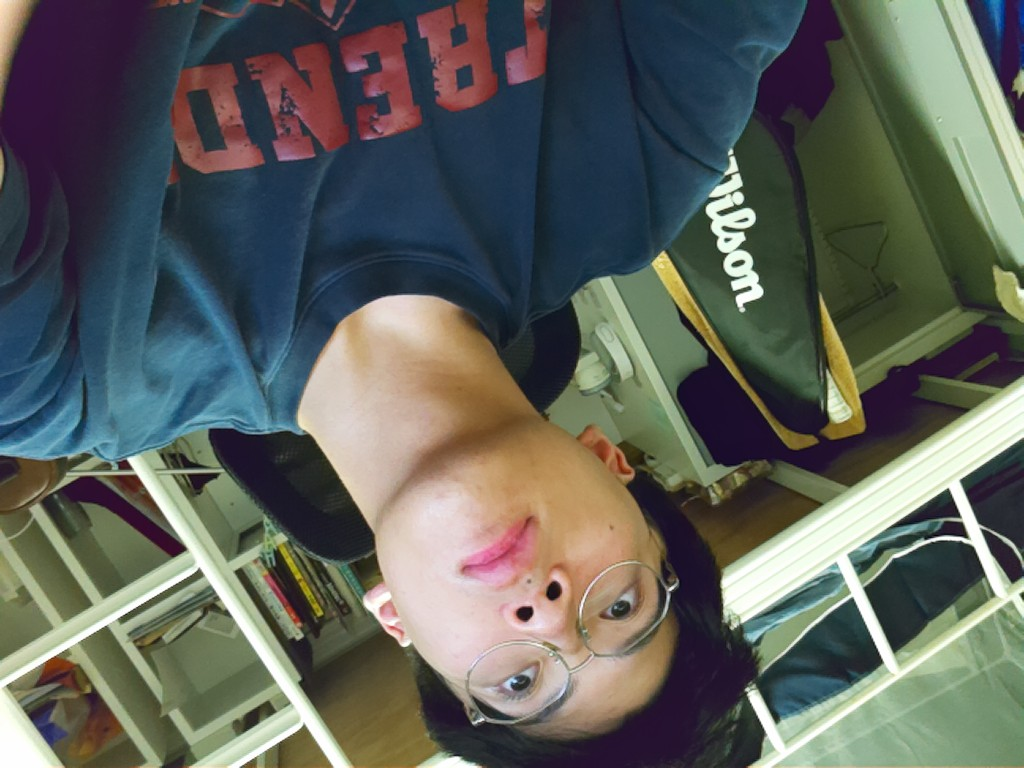
#> input picture 1.jpg, 1024 x 768 px
$ python debug.py
#> lines starting #> are read from the running program, lines starting #| are printed output that depends on the picture
import numpy as np
import matplotlib.pyplot as plt
import matplotlib.animation as animation
from time import sleep
from diptools import *
import cv2


image = cv2.imread('1.jpg', cv2.IMREAD_GRAYSCALE)
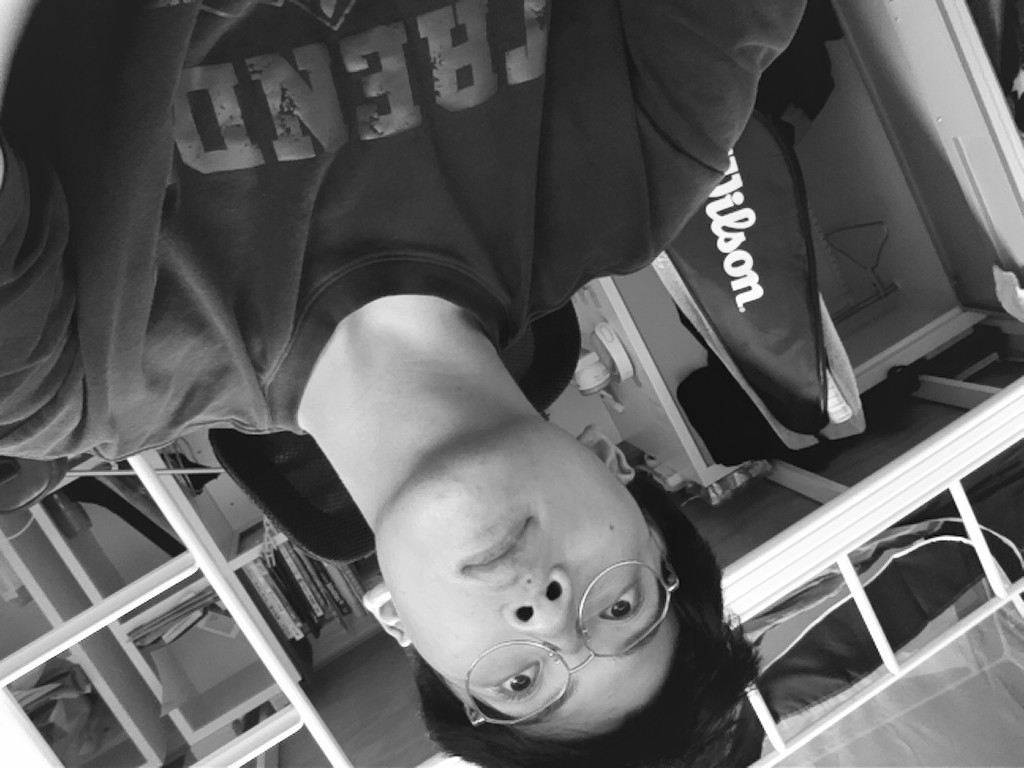
#> image: shape (768, 1024); min 0, max 255, mean 95.8
#> (the run stopped early here; a loop or call above may not have finished)
